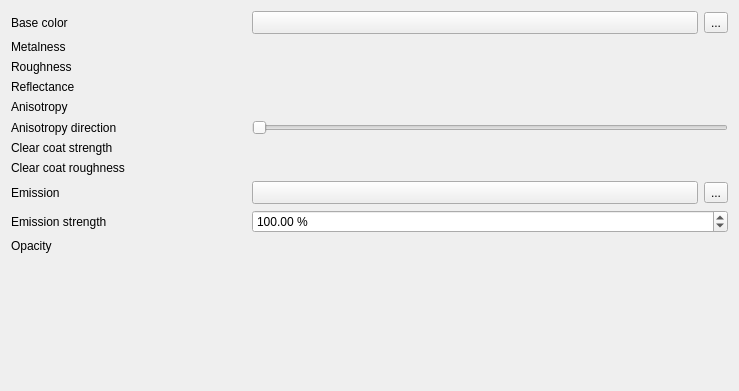
<?xml version="1.0" encoding="UTF-8"?>
<ui version="4.0">
 <class>MetalRoughMaterialWidget</class>
 <widget class="QWidget" name="MetalRoughMaterialWidget">
  <property name="geometry">
   <rect>
    <x>0</x>
    <y>0</y>
    <width>739</width>
    <height>391</height>
   </rect>
  </property>
  <property name="windowTitle">
   <string notr="true">Form</string>
  </property>
  <layout class="QGridLayout" name="mGridLayout">
   <item row="0" column="1">
    <widget class="QLabel" name="lblSpecular">
     <property name="text">
      <string>Base color</string>
     </property>
    </widget>
   </item>
   <item row="0" column="2" colspan="2">
    <widget class="QWidget" name="mBaseColorContainer">
     <layout class="QHBoxLayout" name="mBaseColorLayout">
      <property name="leftMargin">
       <number>0</number>
      </property>
      <property name="topMargin">
       <number>0</number>
      </property>
      <property name="rightMargin">
       <number>0</number>
      </property>
      <property name="bottomMargin">
       <number>0</number>
      </property>
      <item>
       <widget class="QgsColorButton" name="mButtonBaseColor">
        <property name="sizePolicy">
         <sizepolicy hsizetype="Expanding" vsizetype="Fixed">
          <horstretch>0</horstretch>
          <verstretch>0</verstretch>
         </sizepolicy>
        </property>
        <property name="minimumSize">
         <size>
          <width>120</width>
          <height>0</height>
         </size>
        </property>
       </widget>
      </item>
      <item>
       <widget class="QgsPropertyOverrideButton" name="mBaseColorDataDefinedButton">
        <property name="text">
         <string>...</string>
        </property>
       </widget>
      </item>
     </layout>
    </widget>
   </item>
   <item row="9" column="2" colspan="2">
    <widget class="QgsDoubleSpinBox" name="mEmissionStrengthSpinBox">
     <property name="toolTip">
      <string>Scaling factor for the emission effect.</string>
     </property>
     <property name="suffix">
      <string> %</string>
     </property>
     <property name="minimum">
      <double>0.010000000000000</double>
     </property>
     <property name="maximum">
      <double>100000.000000000000000</double>
     </property>
     <property name="singleStep">
      <double>1.000000000000000</double>
     </property>
     <property name="value">
      <double>100.000000000000000</double>
     </property>
    </widget>
   </item>
   <item row="1" column="1">
    <widget class="QLabel" name="lblMetalness">
     <property name="text">
      <string>Metalness</string>
     </property>
    </widget>
   </item>
   <item row="4" column="2" colspan="2">
    <widget class="QgsPercentageWidget" name="mAnisotropyWidget" native="true">
     <property name="focusPolicy">
      <enum>Qt::FocusPolicy::StrongFocus</enum>
     </property>
    </widget>
   </item>
   <item row="4" column="1">
    <widget class="QLabel" name="lblRoughness_4">
     <property name="text">
      <string>Anisotropy</string>
     </property>
    </widget>
   </item>
   <item row="3" column="2" colspan="2">
    <widget class="QgsPercentageWidget" name="mReflectanceWidget" native="true">
     <property name="focusPolicy">
      <enum>Qt::FocusPolicy::StrongFocus</enum>
     </property>
    </widget>
   </item>
   <item row="6" column="2" colspan="2">
    <widget class="QgsPercentageWidget" name="mClearCoatFactorWidget" native="true">
     <property name="focusPolicy">
      <enum>Qt::FocusPolicy::StrongFocus</enum>
     </property>
    </widget>
   </item>
   <item row="5" column="1">
    <widget class="QLabel" name="lblRoughness_5">
     <property name="text">
      <string>Anisotropy direction</string>
     </property>
    </widget>
   </item>
   <item row="9" column="1">
    <widget class="QLabel" name="lblSpecular_3">
     <property name="text">
      <string>Emission strength</string>
     </property>
    </widget>
   </item>
   <item row="10" column="1">
    <widget class="QLabel" name="lblRoughness_2">
     <property name="text">
      <string>Opacity</string>
     </property>
    </widget>
   </item>
   <item row="6" column="1">
    <widget class="QLabel" name="lblSpecular_6">
     <property name="text">
      <string>Clear coat strength</string>
     </property>
    </widget>
   </item>
   <item row="8" column="1">
    <widget class="QLabel" name="lblSpecular_2">
     <property name="text">
      <string>Emission</string>
     </property>
    </widget>
   </item>
   <item row="8" column="2" colspan="2">
    <widget class="QWidget" name="mEmissionColorContainer">
     <layout class="QHBoxLayout" name="mEmissionColorLayout">
      <property name="leftMargin">
       <number>0</number>
      </property>
      <property name="topMargin">
       <number>0</number>
      </property>
      <property name="rightMargin">
       <number>0</number>
      </property>
      <property name="bottomMargin">
       <number>0</number>
      </property>
      <item>
       <widget class="QgsColorButton" name="mButtonEmissionColor">
        <property name="sizePolicy">
         <sizepolicy hsizetype="Expanding" vsizetype="Fixed">
          <horstretch>0</horstretch>
          <verstretch>0</verstretch>
         </sizepolicy>
        </property>
        <property name="minimumSize">
         <size>
          <width>120</width>
          <height>0</height>
         </size>
        </property>
       </widget>
      </item>
      <item>
       <widget class="QgsPropertyOverrideButton" name="mEmissionColorDataDefinedButton">
        <property name="text">
         <string>...</string>
        </property>
       </widget>
      </item>
     </layout>
    </widget>
   </item>
   <item row="7" column="1">
    <widget class="QLabel" name="lblSpecular_7">
     <property name="text">
      <string>Clear coat roughness</string>
     </property>
    </widget>
   </item>
   <item row="7" column="2" colspan="2">
    <widget class="QgsPercentageWidget" name="mClearCoatRoughnessWidget" native="true">
     <property name="focusPolicy">
      <enum>Qt::FocusPolicy::StrongFocus</enum>
     </property>
    </widget>
   </item>
   <item row="3" column="1">
    <widget class="QLabel" name="lblRoughness_3">
     <property name="text">
      <string>Reflectance</string>
     </property>
    </widget>
   </item>
   <item row="2" column="2" colspan="2">
    <widget class="QgsPercentageWidget" name="mRoughnessWidget" native="true">
     <property name="focusPolicy">
      <enum>Qt::FocusPolicy::StrongFocus</enum>
     </property>
    </widget>
   </item>
   <item row="5" column="2" colspan="2">
    <widget class="QSlider" name="mAnisotropyRotationWidget">
     <property name="maximum">
      <number>360</number>
     </property>
     <property name="orientation">
      <enum>Qt::Orientation::Horizontal</enum>
     </property>
    </widget>
   </item>
   <item row="10" column="2" colspan="2">
    <widget class="QgsOpacityWidget" name="mOpacityWidget" native="true">
     <property name="focusPolicy">
      <enum>Qt::FocusPolicy::StrongFocus</enum>
     </property>
    </widget>
   </item>
   <item row="1" column="2" colspan="2">
    <widget class="QgsPercentageWidget" name="mMetalnessWidget" native="true">
     <property name="focusPolicy">
      <enum>Qt::FocusPolicy::StrongFocus</enum>
     </property>
    </widget>
   </item>
   <item row="11" column="1">
    <spacer name="verticalSpacer">
     <property name="orientation">
      <enum>Qt::Orientation::Vertical</enum>
     </property>
     <property name="sizeHint" stdset="0">
      <size>
       <width>20</width>
       <height>40</height>
      </size>
     </property>
    </spacer>
   </item>
   <item row="2" column="1">
    <widget class="QLabel" name="lblRoughness">
     <property name="text">
      <string>Roughness</string>
     </property>
    </widget>
   </item>
  </layout>
 </widget>
 <customwidgets>
  <customwidget>
   <class>QgsDoubleSpinBox</class>
   <extends>QDoubleSpinBox</extends>
   <header>qgsdoublespinbox.h</header>
  </customwidget>
  <customwidget>
   <class>QgsOpacityWidget</class>
   <extends>QWidget</extends>
   <header>qgsopacitywidget.h</header>
   <container>1</container>
  </customwidget>
  <customwidget>
   <class>QgsColorButton</class>
   <extends>QToolButton</extends>
   <header>qgscolorbutton.h</header>
   <container>1</container>
  </customwidget>
  <customwidget>
   <class>QgsPercentageWidget</class>
   <extends>QWidget</extends>
   <header>qgspercentagewidget.h</header>
   <container>1</container>
  </customwidget>
  <customwidget>
   <class>QgsPropertyOverrideButton</class>
   <extends>QToolButton</extends>
   <header>qgspropertyoverridebutton.h</header>
  </customwidget>
 </customwidgets>
 <tabstops>
  <tabstop>mButtonBaseColor</tabstop>
  <tabstop>mBaseColorDataDefinedButton</tabstop>
  <tabstop>mMetalnessWidget</tabstop>
  <tabstop>mRoughnessWidget</tabstop>
  <tabstop>mReflectanceWidget</tabstop>
  <tabstop>mAnisotropyWidget</tabstop>
  <tabstop>mAnisotropyRotationWidget</tabstop>
  <tabstop>mClearCoatFactorWidget</tabstop>
  <tabstop>mClearCoatRoughnessWidget</tabstop>
  <tabstop>mButtonEmissionColor</tabstop>
  <tabstop>mEmissionColorDataDefinedButton</tabstop>
  <tabstop>mEmissionStrengthSpinBox</tabstop>
  <tabstop>mOpacityWidget</tabstop>
 </tabstops>
 <resources/>
 <connections/>
</ui>
